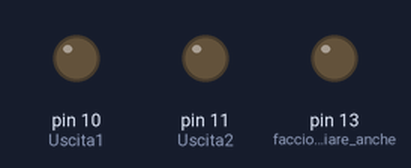
Bench run of a sketch on a simulated Arduino Uno, built with avr-gcc and run on an emulated ATmega328P. Shown: output pins drawn as LEDs (lit = HIGH).

Above: at 0.15 s.
At 11.92 s:
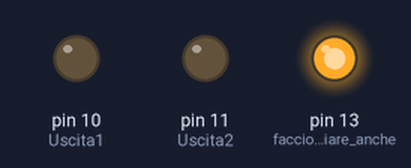
Timing chart, 0 to 11.9 s (numbered marks = the images above):
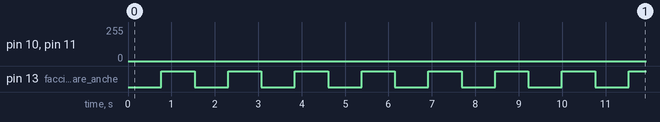

Measured:
- by itself, pin 13 (faccio_lampeggiare_anche): alternates HIGH for 0.77 s and LOW for 0.77 s

The sketch:

CrossRoad.ino
```cpp
/*
   Simula il lampeggio di un passaggio a livello incustodito
   CrossRoad V 1.0 del 24/05/2014
   (c)2014 Paolo Luongo http://aspettandoilbus.blogspot.it
*/

const int Uscita1=10; //Uscita analogica n.ro 1
const int Uscita2=11; //Uscita analogica n.ro 2
const int Ritardo=3; //Aumenta per variazione più lenta

void setup(){
  pinMode(13,OUTPUT);         //faccio lampeggiare anche led 13
  pinMode(Uscita1,OUTPUT);
  pinMode(Uscita2,OUTPUT);
}

void Comanda( byte Vx){
     analogWrite(Uscita1,Vx);
     analogWrite(Uscita2,255-Vx);
     delay(Ritardo);
}

void loop(){
byte i=0;   //solo valori da 0 a 255

   digitalWrite(13,LOW);             //spegni led 13
   for ( i=0; i<255; i++) Comanda(i);
   digitalWrite(13,HIGH);            //accendi led 13
   for ( i=255; i>1; i--) Comanda(i);
}
```
